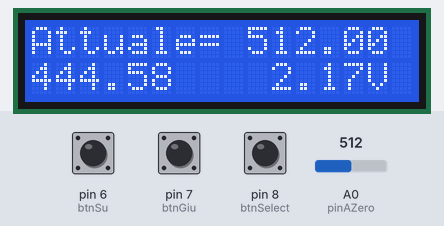
Recording of a sketch running on a simulated Arduino Uno, built with avr-gcc and run on an emulated ATmega328P. Parts: 16×2 character LCD. The inputs (shaded band) are chosen by the test bench; at power-on: pin 8 (btnSelect) LOW, A0 (pinAZero) = 512, pin 6 (btnSu) LOW, pin 7 (btnGiu) LOW.

Above: at 2.2 s.
2.3 s: pin 8 (btnSelect) pulled HIGH for 3.2 s
At 3.5 s:
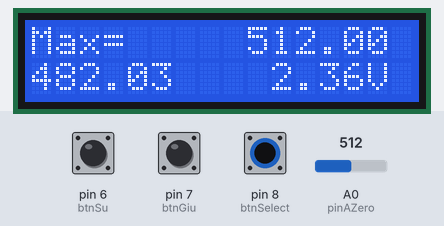
7.0 s: A0 (pinAZero) set to 716
At 7.18 s:
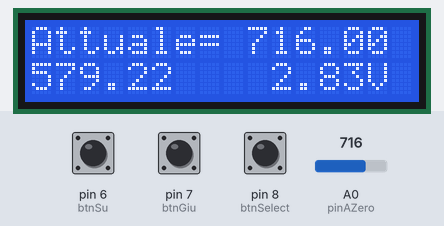
8.5 s: pin 8 (btnSelect) pulled HIGH for 1 s
At 10.9 s:
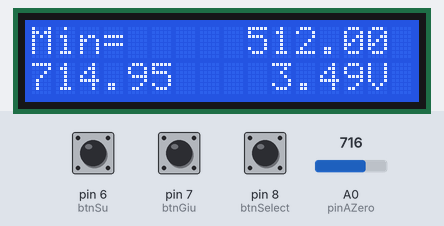
11.0 s: pin 6 (btnSu) pulled HIGH for 0.15 s
At 11.7 s:
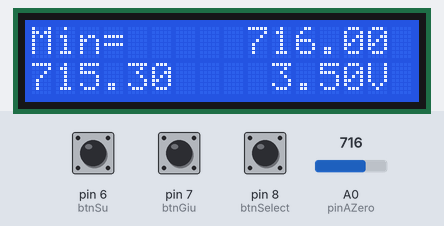
13.0 s: A0 (pinAZero) set to 900
At 13.32 s:
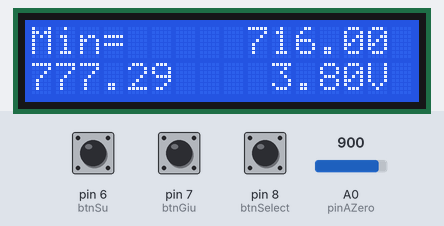
14.7 s: pin 7 (btnGiu) pulled HIGH for 0.15 s
At 20.9 s:
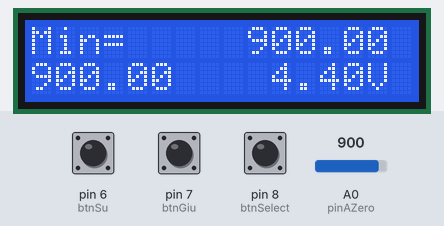
Timing chart, 0 to 22.4 s (numbered marks = the images above; inputs shaded):
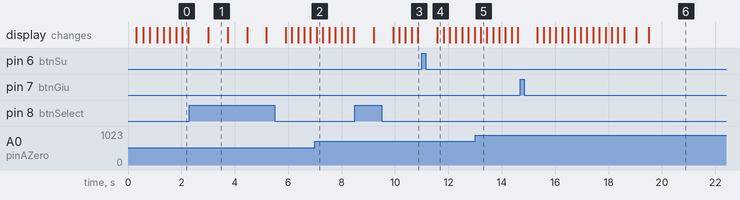

Measured:
- after the input at 2.3 s, the display: changes after 0.70 s (image 1)
- after the input at 8.5 s, the display: first changes after 0.70 s (image 3 shows a later state)
- what the display in image 1 shows lasts 0.7 s, from 3.0 s to 3.7 s

The sketch:

testeruino.ino
```cpp
#include <LCD.h>
#include <LiquidCrystal_I2C.h>

/* YourDuino.com Example Software Sketch
 16 character 2 line I2C Display
 Backpack Interface labelled "YwRobot Arduino LCM1602 IIC V1"
 terry@yourduino.com */

/*-----( Import needed libraries )-----*/
#include <Wire.h>  // Comes with Arduino IDE
// Get the LCD I2C Library here:
// https://bitbucket.org/fmalpartida/new-liquidcrystal/downloads
// Move any other LCD libraries to another folder or delete them
// See Library "Docs" folder for possible commands etc.


/*-----( Declare Constants )-----*/
/*-----( Declare objects )-----*/
// set the LCD address to 0x27 for a 20 chars 4 line display
// Set the pins on the I2C chip used for LCD connections:
//                    addr, en,rw,rs,d4,d5,d6,d7,bl,blpol
LiquidCrystal_I2C lcd(0x27, 2, 1, 0, 4, 5, 6, 7, 3, POSITIVE);  // Set the LCD I2C address

#include <SoftwareSerial.h>
#include <stdio.h> // for function sprintf

//_________________________________________________________________________________________PIN
//#define                0
//#define                1
//#define                2
//#define                3
//#define                4
//#define                5
#define       btnSu      6
#define       btnGiu     7
#define       btnSelect  8
//#define                9
//#define               10
//#define               11
//#define               12
//#define               13
//------------
//#define               A6
//#define     pinASette A7
//#define               A5 SCL
//#define               A4 SDA
//#define               A3
//#define               A2
//#define               A1
#define       pinAZero  A0

//_________________________________________________________________________________________VARIABILI
float      valoreAZero;
float      mediaAZeroI      =    0;
float      mediaAZeroC      =    0;
float      massimoAZero     =    0;
float      minimoAZero      = 1023;
int        iterAZero        =    3;
int        campioniAZero    =    3;


int        btnStateSu              =    LOW;
int        btnStateGiu             =    LOW;
int        btnStateSelect          =    LOW;
int        pagina                  =      0;


//_________________________________________________________________________________________SETUP
void setup()   /*----( SETUP: RUNS ONCE )----*/
{
  pinMode            (pinAZero,       INPUT);
  pinMode            (btnSu,          INPUT);
  pinMode            (btnGiu,         INPUT);
  pinMode            (btnSelect,      INPUT);
 Serial.begin(9600);  // Used to type in characters
  lcd.begin(16,2);   // initialize the lcd for 16 chars 2 lines, turn on backlight

// ------- Quick 2 blinks of backlight  -------------
  for(int i = 0; i< 2; i++)
  {
    lcd.backlight();
    delay(250);
    lcd.noBacklight();
    delay(250);
  }
  lcd.backlight(); // finish with backlight on
}

//_________________________________________________________________________________________LOOP
void loop ()
{
  lcd.clear();
  sensoreAZero ();
  if (pagina == 0)
  {
      lcd.setCursor(0,0);
      lcd.print("Attuale= ");
      lcd.setCursor(9,0);
      lcd.print(valoreAZero);
  }
  else if (pagina == 1)
  {
      lcd.setCursor(0,0);
      lcd.print("Max=    ");
      lcd.setCursor(9,0);
      lcd.print(massimoAZero);
  }
  else if (pagina == 2)
  {
      lcd.setCursor(0,0);
      lcd.print("Min=    ");
      lcd.setCursor(9,0);
      lcd.print(minimoAZero);
  }
  else if (pagina == 3)
  {
      lcd.setCursor(0,0);
      lcd.print("Campioni= ");
      lcd.setCursor(10,0);
      lcd.print(campioniAZero);
  }
  else if (pagina == 4)
  {
      lcd.setCursor(0,0);
      lcd.print("   Iter=  ");
      lcd.setCursor(10,0);
      lcd.print(iterAZero);
  }
  else if (pagina > 4)
  {
      pagina = 0;
  }

  lcd.setCursor(0,1);
  lcd.print(mediaAZeroI);
  lcd.setCursor(10,1);
  lcd.print(mediaAZeroI/204.6);
  lcd.setCursor(14,1);
  lcd.print("V");
  delay(200);
  btnStateSelect = digitalRead(btnSelect);
  btnStateSu     = digitalRead(btnSu    );
  btnStateGiu    = digitalRead(btnGiu   );
  if (btnStateSelect == HIGH) {pagina = pagina + 1; delay (500);}
  if (btnStateSu     == HIGH && pagina == 1) {massimoAZero  =                 0; delay (500);}
  if (btnStateSu     == HIGH && pagina == 2) {minimoAZero   =              1023; delay (500);}
  if (btnStateSu     == HIGH && pagina == 3) {campioniAZero = campioniAZero + 1; delay (500);}
  if (btnStateSu     == HIGH && pagina == 4) {iterAZero     = iterAZero     + 1; delay (500);}
  if (btnStateGiu    == HIGH && pagina == 1) {massimoAZero  =                 0; delay (500);}
  if (btnStateGiu    == HIGH && pagina == 2) {minimoAZero   =              1023; delay (500);}
  if (btnStateGiu    == HIGH && pagina == 3) {campioniAZero = campioniAZero - 1; delay (500);}
  if (btnStateGiu    == HIGH && pagina == 4) {iterAZero     = iterAZero     - 1; delay (500);}

}


//_________________________________________________________________________________________FUNCTIONS
void sensoreAZero ()
{ mediaAZeroC = 0;
  for (int x = 0; x < campioniAZero; x++)
  {
    valoreAZero = analogRead(pinAZero);
    mediaAZeroC = mediaAZeroC + valoreAZero;
  }
  mediaAZeroC = mediaAZeroC / campioniAZero;
  mediaAZeroI = ((mediaAZeroI * (iterAZero - 1) + mediaAZeroC)/iterAZero);
    if (mediaAZeroC> massimoAZero)
    {
      massimoAZero = mediaAZeroC;
    }

    // record the minimum sensor value
  if (mediaAZeroC < minimoAZero)
    {
      minimoAZero = mediaAZeroC;
    }

}
```
